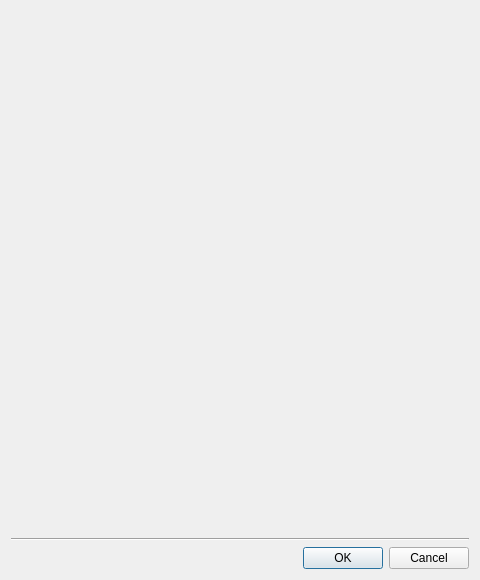
<?xml version="1.0" encoding="UTF-8"?>
<ui version="4.0">
 <class>CameraPasswordChangeDialog</class>
 <widget class="QDialog" name="CameraPasswordChangeDialog">
  <property name="geometry">
   <rect>
    <x>0</x>
    <y>0</y>
    <width>480</width>
    <height>580</height>
   </rect>
  </property>
  <property name="sizePolicy">
   <sizepolicy hsizetype="Preferred" vsizetype="Preferred">
    <horstretch>0</horstretch>
    <verstretch>0</verstretch>
   </sizepolicy>
  </property>
  <property name="minimumSize">
   <size>
    <width>400</width>
    <height>150</height>
   </size>
  </property>
  <property name="windowTitle">
   <string/>
  </property>
  <layout class="QVBoxLayout" name="verticalLayout_3">
   <item>
    <widget class="nx::vms::client::desktop::Panel" name="resourcesPanel" native="true">
     <property name="sizePolicy">
      <sizepolicy hsizetype="Preferred" vsizetype="MinimumExpanding">
       <horstretch>0</horstretch>
       <verstretch>0</verstretch>
      </sizepolicy>
     </property>
     <layout class="QVBoxLayout" name="verticalLayout_2">
      <property name="leftMargin">
       <number>12</number>
      </property>
      <item>
       <widget class="QnResourceListView" name="resourcesWidget" native="true">
        <property name="sizePolicy">
         <sizepolicy hsizetype="Fixed" vsizetype="MinimumExpanding">
          <horstretch>0</horstretch>
          <verstretch>0</verstretch>
         </sizepolicy>
        </property>
       </widget>
      </item>
     </layout>
    </widget>
   </item>
   <item>
    <widget class="QWidget" name="widget_3" native="true">
     <property name="sizePolicy">
      <sizepolicy hsizetype="Preferred" vsizetype="Maximum">
       <horstretch>0</horstretch>
       <verstretch>0</verstretch>
      </sizepolicy>
     </property>
     <layout class="QVBoxLayout" name="verticalLayout">
      <item>
       <widget class="nx::vms::client::desktop::PasswordInputField" name="passwordEdit" native="true"/>
      </item>
      <item>
       <widget class="nx::vms::client::desktop::PasswordInputField" name="confirmPasswordEdit" native="true"/>
      </item>
     </layout>
    </widget>
   </item>
   <item>
    <widget class="Line" name="line">
     <property name="orientation">
      <enum>Qt::Horizontal</enum>
     </property>
    </widget>
   </item>
   <item>
    <widget class="QDialogButtonBox" name="buttonBox">
     <property name="orientation">
      <enum>Qt::Horizontal</enum>
     </property>
     <property name="standardButtons">
      <set>QDialogButtonBox::Cancel|QDialogButtonBox::Ok</set>
     </property>
    </widget>
   </item>
  </layout>
 </widget>
 <customwidgets>
  <customwidget>
   <class>nx::vms::client::desktop::PasswordInputField</class>
   <extends>QWidget</extends>
   <header location="global">nx/vms/client/desktop/common/widgets/password_input_field.h</header>
   <container>1</container>
  </customwidget>
  <customwidget>
   <class>QnResourceListView</class>
   <extends>QWidget</extends>
   <header location="global">ui/widgets/views/resource_list_view.h</header>
   <container>1</container>
  </customwidget>
  <customwidget>
   <class>nx::vms::client::desktop::Panel</class>
   <extends>QWidget</extends>
   <header location="global">nx/vms/client/desktop/common/widgets/panel.h</header>
   <container>1</container>
  </customwidget>
 </customwidgets>
 <resources/>
 <connections/>
</ui>
